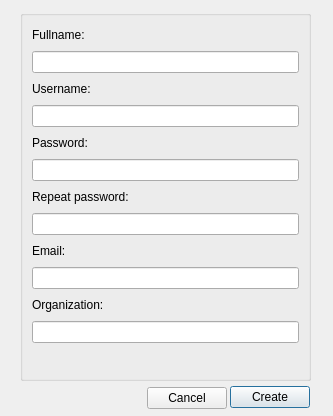
<?xml version="1.0" encoding="UTF-8"?>
<ui version="4.0">
 <class>DialogCreateSession</class>
 <widget class="QDialog" name="DialogCreateSession">
  <property name="geometry">
   <rect>
    <x>0</x>
    <y>0</y>
    <width>333</width>
    <height>416</height>
   </rect>
  </property>
  <property name="windowTitle">
   <string>Create a new session</string>
  </property>
  <widget class="QGroupBox" name="groupBox">
   <property name="geometry">
    <rect>
     <x>20</x>
     <y>10</y>
     <width>291</width>
     <height>371</height>
    </rect>
   </property>
   <property name="title">
    <string/>
   </property>
   <layout class="QVBoxLayout" name="verticalLayout_2">
    <item>
     <layout class="QVBoxLayout" name="verticalLayout">
      <item>
       <widget class="QLabel" name="labelFullname">
        <property name="text">
         <string>Fullname:</string>
        </property>
       </widget>
      </item>
      <item>
       <widget class="QLineEdit" name="lineEditFullname"/>
      </item>
      <item>
       <widget class="QLabel" name="label">
        <property name="text">
         <string>Username:</string>
        </property>
       </widget>
      </item>
      <item>
       <widget class="QLineEdit" name="lineEditUsername"/>
      </item>
      <item>
       <widget class="QLabel" name="label_2">
        <property name="text">
         <string>Password:</string>
        </property>
       </widget>
      </item>
      <item>
       <widget class="QLineEdit" name="lineEditPassword">
        <property name="echoMode">
         <enum>QLineEdit::Password</enum>
        </property>
       </widget>
      </item>
      <item>
       <widget class="QLabel" name="label_4">
        <property name="text">
         <string>Repeat password:</string>
        </property>
       </widget>
      </item>
      <item>
       <widget class="QLineEdit" name="lineEditRepPassword">
        <property name="echoMode">
         <enum>QLineEdit::Password</enum>
        </property>
       </widget>
      </item>
      <item>
       <widget class="QLabel" name="label_3">
        <property name="text">
         <string>Email:</string>
        </property>
       </widget>
      </item>
      <item>
       <widget class="QLineEdit" name="lineEditEmail"/>
      </item>
      <item>
       <widget class="QLabel" name="label_5">
        <property name="text">
         <string>Organization:</string>
        </property>
       </widget>
      </item>
      <item>
       <widget class="QLineEdit" name="lineEditOrganization"/>
      </item>
      <item>
       <widget class="QLabel" name="labelCheckField">
        <property name="styleSheet">
         <string notr="true">color: red</string>
        </property>
        <property name="text">
         <string/>
        </property>
        <property name="alignment">
         <set>Qt::AlignRight|Qt::AlignTrailing|Qt::AlignVCenter</set>
        </property>
       </widget>
      </item>
     </layout>
    </item>
   </layout>
  </widget>
  <widget class="QPushButton" name="pushButtonCreate">
   <property name="geometry">
    <rect>
     <x>230</x>
     <y>386</y>
     <width>80</width>
     <height>22</height>
    </rect>
   </property>
   <property name="text">
    <string>Create</string>
   </property>
  </widget>
  <widget class="QPushButton" name="pushButtonCancel">
   <property name="geometry">
    <rect>
     <x>147</x>
     <y>387</y>
     <width>80</width>
     <height>22</height>
    </rect>
   </property>
   <property name="text">
    <string>Cancel</string>
   </property>
  </widget>
 </widget>
 <resources/>
 <connections/>
</ui>
